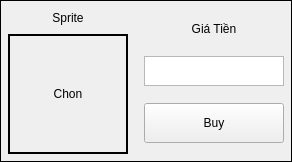
                 <widget class="QFrame" name="frame_45">
                  <property name="frameShape">
                   <enum>QFrame::Box</enum>
                  </property>
                  <layout class="QHBoxLayout" name="horizontalLayout_9">
                   <property name="leftMargin">
                    <number>2</number>
                   </property>
                   <property name="topMargin">
                    <number>2</number>
                   </property>
                   <property name="rightMargin">
                    <number>2</number>
                   </property>
                   <property name="bottomMargin">
                    <number>2</number>
                   </property>
                   <item>
                    <widget class="QFrame" name="frame_46">
                     <property name="sizePolicy">
                      <sizepolicy hsizetype="Expanding" vsizetype="Preferred">
                       <horstretch>0</horstretch>
                       <verstretch>0</verstretch>
                      </sizepolicy>
                     </property>
                     <property name="frameShape">
                      <enum>QFrame::Box</enum>
                     </property>
                     <property name="lineWidth">
                      <number>0</number>
                     </property>
                     <layout class="QVBoxLayout" name="verticalLayout_10">
                      <property name="leftMargin">
                       <number>5</number>
                      </property>
                      <property name="topMargin">
                       <number>5</number>
                      </property>
                      <property name="rightMargin">
                       <number>5</number>
                      </property>
                      <property name="bottomMargin">
                       <number>5</number>
                      </property>
                      <item>
                       <widget class="QLabel" name="nameID16">
                        <property name="sizePolicy">
                         <sizepolicy hsizetype="Expanding" vsizetype="Maximum">
                          <horstretch>0</horstretch>
                          <verstretch>0</verstretch>
                         </sizepolicy>
                        </property>
                        <property name="minimumSize">
                         <size>
                          <width>20</width>
                          <height>20</height>
                         </size>
                        </property>
                        <property name="maximumSize">
                         <size>
                          <width>5000</width>
                          <height>60</height>
                         </size>
                        </property>
                        <property name="frameShape">
                         <enum>QFrame::Box</enum>
                        </property>
                        <property name="lineWidth">
                         <number>0</number>
                        </property>
                        <property name="text">
                         <string>Sprite</string>
                        </property>
                        <property name="alignment">
                         <set>Qt::AlignCenter</set>
                        </property>
                       </widget>
                      </item>
                      <item>
                       <widget class="QLabel" name="imageID16">
                        <property name="sizePolicy">
                         <sizepolicy hsizetype="Expanding" vsizetype="Maximum">
                          <horstretch>0</horstretch>
                          <verstretch>0</verstretch>
                         </sizepolicy>
                        </property>
                        <property name="minimumSize">
                         <size>
                          <width>120</width>
                          <height>120</height>
                         </size>
                        </property>
                        <property name="maximumSize">
                         <size>
                          <width>5000</width>
                          <height>250</height>
                         </size>
                        </property>
                        <property name="frameShape">
                         <enum>QFrame::Box</enum>
                        </property>
                        <property name="lineWidth">
                         <number>2</number>
                        </property>
                        <property name="text">
                         <string>Chon</string>
                        </property>
                        <property name="alignment">
                         <set>Qt::AlignCenter</set>
                        </property>
                       </widget>
                      </item>
                     </layout>
                    </widget>
                   </item>
                   <item>
                    <widget class="QFrame" name="frame_47">
                     <property name="maximumSize">
                      <size>
                       <width>150</width>
                       <height>16777215</height>
                      </size>
                     </property>
                     <layout class="QVBoxLayout" name="verticalLayout_24">
                      <property name="leftMargin">
                       <number>5</number>
                      </property>
                      <property name="topMargin">
                       <number>5</number>
                      </property>
                      <property name="rightMargin">
                       <number>5</number>
                      </property>
                      <property name="bottomMargin">
                       <number>5</number>
                      </property>
                      <item>
                       <widget class="QLabel" name="imageAc_10">
                        <property name="sizePolicy">
                         <sizepolicy hsizetype="Maximum" vsizetype="Maximum">
                          <horstretch>0</horstretch>
                          <verstretch>0</verstretch>
                         </sizepolicy>
                        </property>
                        <property name="minimumSize">
                         <size>
                          <width>20</width>
                          <height>20</height>
                         </size>
                        </property>
                        <property name="maximumSize">
                         <size>
                          <width>150</width>
                          <height>20</height>
                         </size>
                        </property>
                        <property name="frameShape">
                         <enum>QFrame::Box</enum>
                        </property>
                        <property name="lineWidth">
                         <number>0</number>
                        </property>
                        <property name="text">
                         <string>Giá Tiền</string>
                        </property>
                        <property name="alignment">
                         <set>Qt::AlignCenter</set>
                        </property>
                       </widget>
                      </item>
                      <item>
                       <widget class="QTextEdit" name="totalCoinID16">
                        <property name="maximumSize">
                         <size>
                          <width>500</width>
                          <height>30</height>
                         </size>
                        </property>
                        <property name="readOnly">
                         <bool>true</bool>
                        </property>
                       </widget>
                      </item>
                      <item>
                       <widget class="QPushButton" name="btnBuyID16">
                        <property name="sizePolicy">
                         <sizepolicy hsizetype="Expanding" vsizetype="Fixed">
                          <horstretch>0</horstretch>
                          <verstretch>0</verstretch>
                         </sizepolicy>
                        </property>
                        <property name="minimumSize">
                         <size>
                          <width>0</width>
                          <height>40</height>
                         </size>
                        </property>
                        <property name="text">
                         <string>Buy</string>
                        </property>
                        <property name="ID" stdset="0">
                         <number>16</number>
                        </property>
                        <attribute name="buttonGroup">
                         <string notr="true">buy_buttonGroup</string>
                        </attribute>
                       </widget>
                      </item>
                     </layout>
                    </widget>
                   </item>
                  </layout>
                 </widget>
